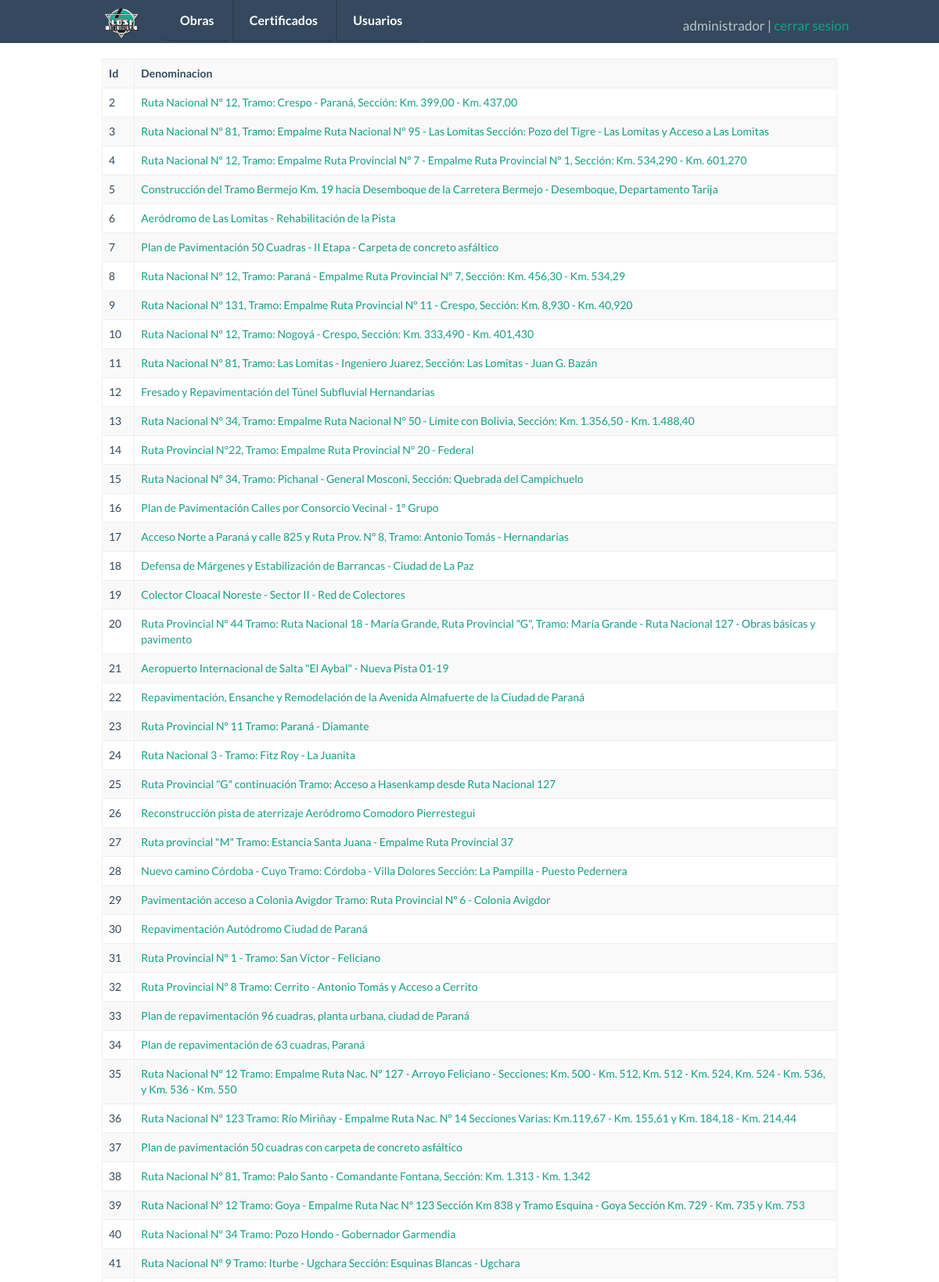
Screenshot of /obras/listado.php (signed in, upper part) with the database file from the repository.
### tables this page shows
CREATE TABLE `obrasejecutadas` (
  `ID` int(11) NOT NULL AUTO_INCREMENT,
  `Seleccion` tinyint(1) NOT NULL DEFAULT '0',
  `denominacion` varchar(255) DEFAULT NULL,
  `enejec` tinyint(1) NOT NULL DEFAULT '0',
  `idcomitente` smallint(5) unsigned DEFAULT NULL,
  `tipoDeObra` varchar(255) DEFAULT NULL,
  `montoContractualOriginal` double DEFAULT NULL,
  `montoContractualFinal` double DEFAULT NULL,
  `fechaTerminacionOriginal` timestamp NOT NULL DEFAULT CURRENT_TIMESTAMP ON UPDATE CURRENT_TIMESTAMP,
  `FechaTerminacionFinal` timestamp NOT NULL DEFAULT '0000-00-00 00:00:00',
  `PlazoOriginal` varchar(15) DEFAULT NULL,
  `PlazoFinal` varchar(15) DEFAULT NULL,
  `idPersoneria` smallint(5) unsigned DEFAULT NULL,
  `participacion` float DEFAULT NULL,
  `ute` varchar(50) DEFAULT NULL,
  `observacion` varchar(255) DEFAULT NULL,
  `longitud` double unsigned DEFAULT NULL,
  `longitudMedida` smallint(5) unsigned DEFAULT NULL,
  `terraplenes` double unsigned DEFAULT NULL,
  `terraplenesMedida` smallint(5) unsigned DEFAULT NULL,
  `recubrimiento` double unsigned DEFAULT NULL,
  `recubrimientoMedida` smallint(5) unsigned DEFAULT NULL,
  `baseNoButuminosa` double unsigned DEFAULT NULL,
  `baseMedida` smallint(5) unsigned DEFAULT NULL,
  `banquinaRipio` double unsigned DEFAULT NULL,
  `banquinaRipioMedida` smallint(5) unsigned DEFAULT NULL,
  `tratamientoTriple` double unsigned DEFAULT NULL,
  `tratamientoTripleMedida` smallint(5) unsigned DEFAULT NULL,
  `Hormigones` double unsigned DEFAULT NULL,
  `HormigonesMedida` smallint(5) unsigned DEFAULT NULL,
  `reforestacion` double unsigned DEFAULT NULL,
  `reforestacionMedida` smallint(5) unsigned DEFAULT NULL,
  `certEjecucion` tinyint(1) NOT NULL DEFAULT '0',
  `rp` tinyint(1) NOT NULL DEFAULT '0',
  `rd` tinyint(1) NOT NULL DEFAULT '0',
  `ok` tinyint(1) NOT NULL DEFAULT '0',
  `fechaInicio` timestamp NOT NULL DEFAULT '0000-00-00 00:00:00',
  `fechaLicitacion` timestamp NOT NULL DEFAULT '0000-00-00 00:00:00',
  `fechaContrato` timestamp NOT NULL DEFAULT '0000-00-00 00:00:00',
  `fechaReplanteo` timestamp NOT NULL DEFAULT '0000-00-00 00:00:00',
  `financiada` varchar(50) DEFAULT NULL,
  `comentario` varchar(255) DEFAULT NULL,
  `fechaRP` timestamp NOT NULL DEFAULT '0000-00-00 00:00:00',
  `fechaRD` timestamp NOT NULL DEFAULT '0000-00-00 00:00:00',
  `kml` varchar(45) DEFAULT NULL,
  PRIMARY KEY (`ID`),
  KEY `FK_obrasejecutadas_Comitente` (`idcomitente`),
  KEY `FK_obrasejecutadas_2` (`idPersoneria`),
  KEY `FK_obrasejecutadas_3` (`longitudMedida`),
  KEY `FK_obrasejecutadas_4` (`banquinaRipioMedida`),
  KEY `FK_obrasejecutadas_5` (`HormigonesMedida`),
  KEY `FK_obrasejecutadas_6` (`tratamientoTripleMedida`),
  KEY `FK_obrasejecutadas_7` (`terraplenesMedida`),
  KEY `FK_obrasejecutadas_8` (`recubrimientoMedida`),
  KEY `FK_obrasejecutadas_9` (`baseMedida`),
  KEY `FK_obrasejecutadas_10` (`reforestacionMedida`),
  CONSTRAINT `FK_obrasejecutadas_10` FOREIGN KEY (`reforestacionMedida`) REFERENCES `medida` (`idMedida`),
  CONSTRAINT `FK_obrasejecutadas_2` FOREIGN KEY (`idPersoneria`) REFERENCES `personeria` (`id`),
  CONSTRAINT `FK_obrasejecutadas_3` FOREIGN KEY (`longitudMedida`) REFERENCES `medida` (`idMedida`),
  CONSTRAINT `FK_obrasejecutadas_4` FOREIGN KEY (`banquinaRipioMedida`) REFERENCES `medida` (`idMedida`),
  CONSTRAINT `FK_obrasejecutadas_5` FOREIGN KEY (`HormigonesMedida`) REFERENCES `medida` (`idMedida`),
  CONSTRAINT `FK_obrasejecutadas_6` FOREIGN KEY (`tratamientoTripleMedida`) REFERENCES `medida` (`idMedida`),
  CONSTRAINT `FK_obrasejecutadas_7` FOREIGN KEY (`terraplenesMedida`) REFERENCES `medida` (`idMedida`),
  CONSTRAINT `FK_obrasejecutadas_8` FOREIGN KEY (`recubrimientoMedida`) REFERENCES `medida` (`idMedida`),
  CONSTRAINT `FK_obrasejecutadas_9` FOREIGN KEY (`baseMedida`) REFERENCES `medida` (`idMedida`),
  CONSTRAINT `FK_obrasejecutadas_Comitente` FOREIGN KEY (`idcomitente`) REFERENCES `comitente` (`id`)
);

### clases/ActiveRecord/MysqlObrasEjecutadasActiveRecord.php (called while the page is built, shortened)
<?php
include_once '../clases/ValueObject/ObrasEjecutadasValueObject.php';
class MysqlObrasEjecutadasActiveRecord implements ActiveRecord{
    public function buscarTodo() {
        $sql = "SELECT * FROM obrasejecutadas;";
        $resultado = mysql_query($sql);
        if($resultado){
            $aObras = array();
            while ($fila = mysql_fetch_object($resultado)){
                $oValueObject = new ObrasEjecutadasValueObject();
                $oValueObject->setBanquinaRipio($fila->banquinaRipio);
                $oValueObject->setBanquinaRipioMedida($fila->banquinaRipioMedida);
                $oValueObject->setBaseMedida($fila->baseMedida);
                $oValueObject->setBaseNoButuminosa($fila->baseNoButuminosa);
                $oValueObject->setCertEjecucion($fila->certEjecucion);
                $oValueObject->setComentario($fila->comentario);
                $oValueObject->setDenominacion($fila->denominacion);
                $oValueObject->setEnejec($fila->enejec);
                $oValueObject->setFechaContrato($fila->fechaContrato);
                $oValueObject->setFechaInicio($fila->fechaInicio);
                $oValueObject->setFechaLicitacion($fila->fechaLicitacion);
                $oValueObject->setFechaRD($fila->fechaRD);
                $oValueObject->setFechaRP($fila->fechaRP);
                $oValueObject->setFechaReplanteo($fila->fechaReplanteo);
                $oValueObject->setFechaTerminacionFinal($fila->FechaTerminacionFinal);
                $oValueObject->setFechaTerminacionOriginal($fila->fechaTerminacionOriginal);
                $oValueObject->setFinanciada($fila->financiada);
                $oValueObject->setHormigones($fila->Hormigones);
                $oValueObject->setHormigonesMedida($fila->HormigonesMedida);
                $oValueObject->setID($fila->ID);
                $oValueObject->setIdPersoneria($fila->idPersoneria);
                $oValueObject->setIdcomitente($fila->idcomitente);
                $oValueObject->setLongitud($fila->longitud);
                $oValueObject->setLongitudMedida($fila->longitudMedida);
                $oValueObject->setMontoContractualFinal($fila->montoContractualFinal);
                $oValueObject->setMontoContractualOriginal($fila->montoContractualOriginal);
                $oValueObject->setObservacion($fila->observacion);
                $oValueObject->setOk($fila->ok);
                $oValueObject->setParticipacion($fila->participacion);
                $oValueObject->setPlazoFinal($fila->PlazoFinal);
                $oValueObject->setPlazoOriginal($fila->PlazoOriginal);
                $oValueObject->setRd($fila->rd);
                $oValueObject->setRecubrimiento($fila->recubrimiento);
                $oValueObject->setRecubrimientoMedida($fila->recubrimientoMedida);
                $oValueObject->setReforestacion($fila->reforestacion);
                $oValueObject->setReforestacionMedida($fila->reforestacionMedida);
                $oValueObject->setRp($fila->rp);
                $oValueObject->setSeleccion($fila->Seleccion);
                $oValueObject->setTerraplenes($fila->terraplenes);
                $oValueObject->setTerraplenesMedida($fila->terraplenesMedida);
                $oValueObject->setTipoDeObra($fila->tipoDeObra);
                $oValueObject->setTratamientoTriple($fila->tratamientoTriple);
                $oValueObject->setTratamientoTripleMedida($fila->tratamientoTripleMedida);
                $oValueObject->setUte($fila->ute);
                $oValueObject->setKml($fila->kml);
                $aObras[] = $oValueObject;
            }
            return $aObras;
        } else {
            return FALSE;
        }
    }
}
?>

### clases/ValueObject/ObrasEjecutadasValueObject.php (called while the page is built, shortened)
<?php
class ObrasEjecutadasValueObject {
    private $ID, $Seleccion, $denominacion, $enejec, $idcomitente, $tipoDeObra;
    public function getID() {
        return $this->ID;
    }
    public function setID($ID) {
        $this->ID = $ID;
    }
    public function getDenominacion() {
        return $this->denominacion;
    }
    public function setDenominacion($denominacion) {
        $this->denominacion = $denominacion;
    }
}
?>

### obras/listado.php (the view, shortened to what this page needs)
<!DOCTYPE html>
<html>
    <head>
        <?php include_once "../includes/php/estilos.php";?>
    </head>
    <body>
        <?php include_once "../includes/php/header.php"; ?>
        <div class="container">
            <table class="table table-striped table-bordered table-hover">
                <tr>
                    <th>Id</th>
                    <th>Denominacion</th>
                </tr>
                <?php
                include_once '../clases/ActiveRecord/MysqlObrasEjecutadasActiveRecord.php';
                $oObras = new MysqlObrasEjecutadasActiveRecord();
                $aObras = $oObras->buscarTodo();
                foreach ($aObras as $llave => $valor) { ?>
                    <tr>
                        <td><?php echo $valor->getID(); ?></td>
                        <td><a href="muestra.php?id=<?php echo $valor->getID(); ?>"><?php echo utf8_encode($valor->getDenominacion()); ?></a></td>
                    </tr>
                    <?php
                }
                ?>
            </table>
        </div>
    </body>
</html>

### css/flat-ui.css (style rules this page uses)
body { font-family: 'Lato', Helvetica, Arial, sans-serif; font-size: 14px; line-height: 1.231; color: #34495e; background-color: #ffffff; }
a { color: #16a085; text-decoration: none; -webkit-transition: 0.25s; -moz-transition: 0.25s; -o-transition: 0.25s; transition: 0.25s; -webkit-backface-visibility: hidden; }

### css/demo.css (style rules this page uses)
.container { max-width: 970px !important; }

### css/otros-estilos.css (style rules this page uses)
table { max-width: 100%; background-color: transparent; }
th { text-align: left; }
.table { width: 100%; margin-bottom: 21px; }
.table > thead > tr > th, .table > tbody > tr > th, .table > tfoot > tr > th, .table > thead > tr > td, .table > tbody > tr > td, .table > tfoot > tr > td { padding: 8px; line-height: 1.428571429; vertical-align: top; border-top: 1px solid #ecf0f1; }
.table-bordered { border: 1px solid #ecf0f1; }
.table-bordered > thead > tr > th, .table-bordered > tbody > tr > th, .table-bordered > tfoot > tr > th, .table-bordered > thead > tr > td, .table-bordered > tbody > tr > td, .table-bordered > tfoot > tr > td { border: 1px solid #ecf0f1; }
.table-striped > tbody > tr:nth-child(odd) > td, .table-striped > tbody > tr:nth-child(odd) > th { background-color: #f9f9f9; }
* { margin: 0; }
html, body { height: 100%; }
.container { min-height: 100%; height: auto !important; height: 100%; margin: 0 auto -40px; }

### rows the page displays
obrasejecutadas: ID "2", denominacion "Ruta Nacional Nº 12, Tramo: Crespo - Paraná, Sección: Km. 399,00 - Km. 437,00"
obrasejecutadas: ID "3", denominacion "Ruta Nacional Nº 81, Tramo: Empalme Ruta Nacional Nº 95 - Las Lomitas Sección: Pozo del Tigre - Las Lomitas y Acceso a Las Lomitas"
obrasejecutadas: ID "4", denominacion "Ruta Nacional Nº 12, Tramo: Empalme Ruta Provincial Nº 7 - Empalme Ruta Provincial Nº 1, Sección: Km. 534,290 - Km. 601,270"
obrasejecutadas: ID "5", denominacion "Construcción del Tramo Bermejo Km. 19 hacia Desemboque de la Carretera Bermejo - Desemboque, Departamento Tarija"
obrasejecutadas: ID "6", denominacion "Aeródromo de Las Lomitas - Rehabilitación de la Pista"
obrasejecutadas: ID "7", denominacion "Plan de Pavimentación 50 Cuadras - II Etapa - Carpeta de concreto asfáltico"
obrasejecutadas: ID "8", denominacion "Ruta Nacional Nº 12, Tramo: Paraná - Empalme Ruta Provincial Nº 7, Sección: Km. 456,30 - Km. 534,29"
obrasejecutadas: ID "9", denominacion "Ruta Nacional Nº 131, Tramo: Empalme Ruta Provincial Nº 11 - Crespo, Sección: Km. 8,930 - Km. 40,920"
obrasejecutadas: ID "10", denominacion "Ruta Nacional Nº 12, Tramo: Nogoyá - Crespo, Sección: Km. 333,490 - Km. 401,430"
obrasejecutadas: ID "11", denominacion "Ruta Nacional Nº 81, Tramo: Las Lomitas - Ingeniero Juarez, Sección: Las Lomitas - Juan G. Bazán"
obrasejecutadas: ID "12", denominacion "Fresado y Repavimentación del Túnel Subfluvial Hernandarias"
obrasejecutadas: ID "13", denominacion "Ruta Nacional N° 34, Tramo: Empalme Ruta Nacional N° 50 - Límite con Bolivia, Sección: Km. 1.356,50 - Km. 1.488,40"
obrasejecutadas: ID "14", denominacion "Ruta Provincial N°22, Tramo: Empalme Ruta Provincial N° 20 - Federal"
obrasejecutadas: ID "15", denominacion "Ruta Nacional N° 34, Tramo: Pichanal - General Mosconi, Sección: Quebrada del Campichuelo"
obrasejecutadas: ID "16", denominacion "Plan de Pavimentación Calles por Consorcio Vecinal - 1° Grupo"
obrasejecutadas: ID "17", denominacion "Acceso Norte a Paraná y calle 825 y Ruta Prov. Nº 8, Tramo: Antonio Tomás - Hernandarias"
obrasejecutadas: ID "18", denominacion "Defensa de Márgenes y Estabilización de Barrancas - Ciudad de La Paz"
obrasejecutadas: ID "19", denominacion "Colector Cloacal Noreste - Sector II - Red de Colectores"
obrasejecutadas: ID "20", denominacion "Ruta Provincial Nº 44 Tramo: Ruta Nacional 18 - María Grande, Ruta Provincial \"G\", Tramo: María Grande - Ruta Nacional 127 - Obras básicas y pavimento"
obrasejecutadas: ID "21", denominacion "Aeropuerto Internacional de Salta \"El Aybal\" - Nueva Pista 01-19"
obrasejecutadas: ID "22", denominacion "Repavimentación, Ensanche y Remodelación de la Avenida Almafuerte de la Ciudad de Paraná"
obrasejecutadas: ID "23", denominacion "Ruta Provincial Nº 11 Tramo: Paraná - Diamante"
obrasejecutadas: ID "24", denominacion "Ruta Nacional 3 - Tramo: Fitz Roy - La Juanita"
obrasejecutadas: ID "25", denominacion "Ruta Provincial \"G\" continuación Tramo: Acceso a Hasenkamp desde Ruta Nacional 127"
obrasejecutadas: ID "26", denominacion "Reconstrucción pista de aterrizaje Aeródromo Comodoro Pierrestegui"
obrasejecutadas: ID "27", denominacion "Ruta provincial \"M\" Tramo: Estancia Santa Juana - Empalme Ruta Provincial 37"
obrasejecutadas: ID "28", denominacion "Nuevo camino Córdoba - Cuyo Tramo: Córdoba - Villa Dolores Sección: La Pampilla - Puesto Pedernera"
obrasejecutadas: ID "29", denominacion "Pavimentación acceso a Colonia Avigdor Tramo: Ruta Provincial Nº 6 - Colonia Avigdor"
obrasejecutadas: ID "30", denominacion "Repavimentación Autódromo Ciudad de Paraná"
obrasejecutadas: ID "31", denominacion "Ruta Provincial Nº 1 - Tramo: San Víctor - Feliciano"
obrasejecutadas: ID "32", denominacion "Ruta Provincial Nº 8 Tramo: Cerrito - Antonio Tomás y Acceso a Cerrito"
obrasejecutadas: ID "33", denominacion "Plan de repavimentación 96 cuadras, planta urbana, ciudad de Paraná"
obrasejecutadas: ID "34", denominacion "Plan de repavimentación de 63 cuadras, Paraná"
obrasejecutadas: ID "35", denominacion "Ruta Nacional Nº 12 Tramo: Empalme Ruta Nac. Nº 127 - Arroyo Feliciano - Secciones: Km. 500 - Km. 512, Km. 512 - Km. 524, Km. 524 - Km. 536, y Km. 536 - Km. 550"
obrasejecutadas: ID "36", denominacion "Ruta Nacional Nº 123 Tramo: Río Miriñay - Empalme Ruta Nac. Nº 14 Secciones Varias: Km.119,67 - Km. 155,61 y Km. 184,18 - Km. 214,44"
obrasejecutadas: ID "37", denominacion "Plan de pavimentación 50 cuadras con carpeta de concreto asfáltico"
obrasejecutadas: ID "38", denominacion "Ruta Nacional Nº 81, Tramo: Palo Santo - Comandante Fontana, Sección: Km. 1.313 - Km. 1.342"
obrasejecutadas: ID "39", denominacion "Ruta Nacional Nº 12 Tramo: Goya - Empalme Ruta Nac Nº 123 Sección Km 838 y Tramo Esquina - Goya Sección Km. 729 - Km. 735 y Km. 753"
obrasejecutadas: ID "40", denominacion "Ruta Nacional Nº 34 Tramo: Pozo Hondo - Gobernador Garmendia"
obrasejecutadas: ID "41", denominacion "Ruta Nacional Nº 9 Tramo: Iturbe - Ugchara Sección: Esquinas Blancas - Ugchara"

### other values shown
$_SESSION['nombre'] "administrador"
